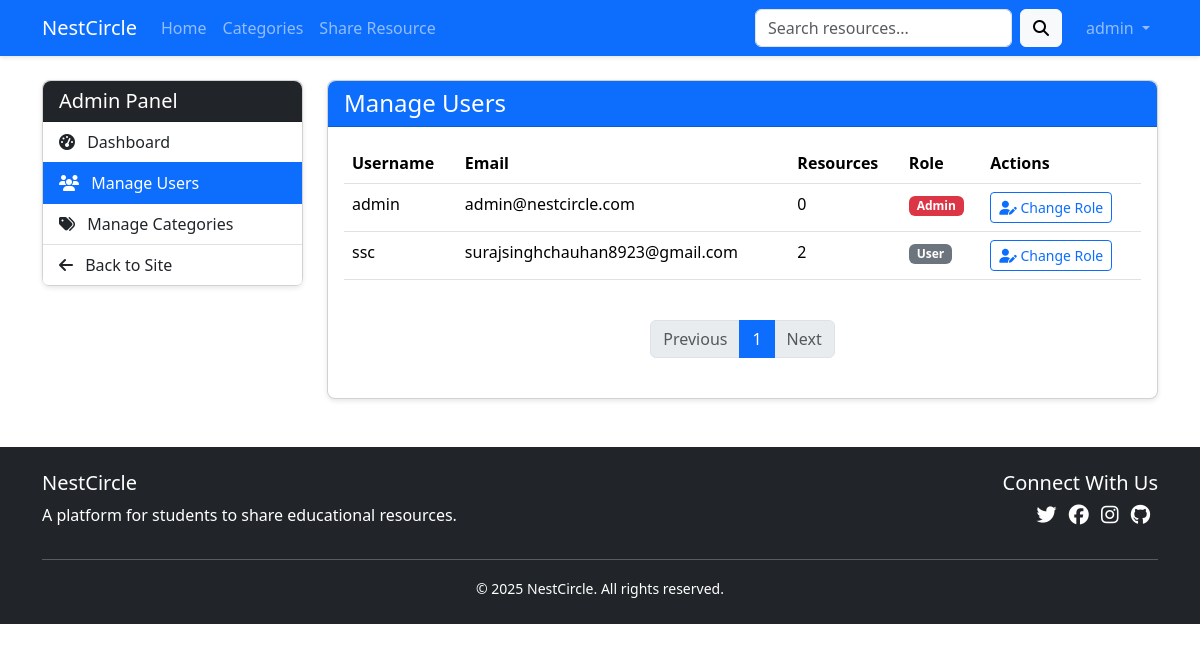
The app's page /admin/users (signed in) with its own data.
### app.py (models this page shows, shortened)
class User(db.Model, UserMixin):
    id = db.Column(db.Integer, primary_key=True)
    username = db.Column(db.String(20), unique=True, nullable=False)
    email = db.Column(db.String(120), unique=True, nullable=False)
    password = db.Column(db.String(60), nullable=False)
    role = db.Column(db.String(20), nullable=False, default='user')  # 'user', 'moderator', 'admin'
    email_verified = db.Column(db.Boolean, default=False)
    notification_preferences = db.Column(db.Text, default='{"new_resources": true, "comments_on_resources": true, "ratings_on_resources": false}')
    resources = db.relationship('Resource', backref='author', lazy=True)
    ratings = db.relationship('Rating', backref='user', lazy=True)
    comments = db.relationship('Comment', backref='author', lazy=True)
    bookmarks = db.relationship('Bookmark', backref='user', lazy=True)
    def has_role(self, role):
        if role == 'user':
            return True
        elif role == 'moderator':
            return self.role in ['moderator', 'admin']
        elif role == 'admin':
            return self.role == 'admin'
        return False

### app.py (the view)
@app.route('/admin/users')
@login_required
@role_required('admin')
def manage_users():
    page = request.args.get('page', 1, type=int)
    per_page = 15
    users = User.query.order_by(User.username).paginate(page=page, per_page=per_page)
    return render_template('admin/users.html', users=users)

### app.py (called while the page is built)
@login_manager.user_loader
def load_user(user_id):
    return User.query.get(int(user_id))

def role_required(role):
    def decorator(f):
        @wraps(f)
        def decorated_function(*args, **kwargs):
            if not current_user.is_authenticated or not current_user.has_role(role):
                flash('You do not have permission to access this page.', 'danger')
                return redirect(url_for('home'))
            return f(*args, **kwargs)
        return decorated_function
    return decorator

@app.context_processor
def inject_now():
    return {'now': datetime.utcnow()}

@app.context_processor
def inject_user_roles():
    return {'is_admin': current_user.is_authenticated and current_user.has_role('admin'),
            'is_moderator': current_user.is_authenticated and current_user.has_role('moderator')}

### templates/admin/users.html (shortened to what this page needs)
{% extends "admin/base.html" %}
{% block admin_content %}
<div class="card">
    <div class="card-header bg-primary text-white">
        <h4 class="mb-0">Manage Users</h4>
    </div>
    <div class="card-body">
        <div class="table-responsive">
            <table class="table table-hover">
                <thead>
                    <tr>
                        <th>Username</th>
                        <th>Email</th>
                        <th>Resources</th>
                        <th>Role</th>
                        <th>Actions</th>
                    </tr>
                </thead>
                <tbody>
                    {% for user in users.items %}
                        <tr>
                            <td>{{ user.username }}</td>
                            <td>{{ user.email }}</td>
                            <td>{{ user.resources|length }}</td>
                            <td>
                                {% if user.role == 'admin' %}
                                    <span class="badge bg-danger">Admin</span>
                                {% elif user.role == 'moderator' %}
                                    <span class="badge bg-warning">Moderator</span>
                                {% else %}
                                    <span class="badge bg-secondary">User</span>
                                {% endif %}
                            </td>
                            <td>
                                <button class="btn btn-sm btn-outline-primary" data-bs-toggle="modal" data-bs-target="#roleModal-{{ user.id }}">
                                    <i class="fas fa-user-edit"></i> Change Role
                                </button>
                            </td>
                        </tr>
                    {% endfor %}
                </tbody>
            </table>
        </div>
        <nav aria-label="User pagination" class="my-4">
            <ul class="pagination justify-content-center">
                <li class="page-item {% if not users.has_prev %}disabled{% endif %}">
                    <a class="page-link" href="{{ url_for('manage_users', page=users.prev_num) if users.has_prev else '#' }}">
                        Previous
                    </a>
                </li>
                {% for page_num in users.iter_pages(left_edge=1, right_edge=1, left_current=1, right_current=2) %}
                    {% if page_num %}
                        <li class="page-item {% if page_num == users.page %}active{% endif %}">
                            <a class="page-link" href="{{ url_for('manage_users', page=page_num) }}">
                                {{ page_num }}
                            </a>
                        </li>
                    {% else %}
                        <li class="page-item disabled">
                            <span class="page-link">...</span>
                        </li>
                    {% endif %}
                {% endfor %}
                <li class="page-item {% if not users.has_next %}disabled{% endif %}">
                    <a class="page-link" href="{{ url_for('manage_users', page=users.next_num) if users.has_next else '#' }}">
                        Next
                    </a>
                </li>
            </ul>
        </nav>
    </div>
</div>
{% endblock %}

### templates/base.html (shortened to what this page needs)
<!DOCTYPE html>
<html lang="en">
<head>
    <link href="https://cdn.jsdelivr.net/npm/bootstrap@5.3.2/dist/css/bootstrap.min.css" rel="stylesheet">
    <link rel="stylesheet" href="https://cdnjs.cloudflare.com/ajax/libs/font-awesome/6.4.2/css/all.min.css">
    <link rel="stylesheet" href="{{ url_for('static', filename='css/style.css') }}">
</head>
<body>
    <nav class="navbar navbar-expand-lg navbar-dark bg-primary">
        <div class="container">
            <a class="navbar-brand" href="{{ url_for('home') }}">NestCircle</a>
            <div class="collapse navbar-collapse" id="navbarNav">
                <ul class="navbar-nav me-auto">
                    <li class="nav-item">
                        <a class="nav-link" href="{{ url_for('home') }}">Home</a>
                    </li>
                    <li class="nav-item">
                        <a class="nav-link" href="{{ url_for('categories') }}">Categories</a>
                    </li>
                    {% if current_user.is_authenticated %}
                    <li class="nav-item">
                        <a class="nav-link" href="{{ url_for('new_resource') }}">Share Resource</a>
                    </li>
                    {% endif %}
                </ul>
                <form class="d-flex me-3" action="{{ url_for('search') }}" method="GET">
                    <input class="form-control me-2" type="search" name="query" placeholder="Search resources...">
                    <button class="btn btn-light" type="submit"><i class="fas fa-search"></i></button>
                </form>
                <ul class="navbar-nav">
                    {% if current_user.is_authenticated %}
                    <li class="nav-item dropdown">
                        <a class="nav-link dropdown-toggle" href="#" id="navbarDropdown" role="button" data-bs-toggle="dropdown">
                            {{ current_user.username }}
                        </a>
                    </li>
                    {% endif %}
                </ul>
            </div>
        </div>
    </nav>
    <main class="container mt-4">
        {% block content %}{% endblock %}
    </main>
    <footer class="bg-dark text-white py-4 mt-5">
        <div class="container">
            <div class="row">
                <div class="col-md-6">
                    <h5>NestCircle</h5>
                    <p>A platform for students to share educational resources.</p>
                </div>
                <div class="col-md-6 text-md-end">
                    <h5>Connect With Us</h5>
                    <div class="social-links">
                        <a href="#" class="text-white me-2"><i class="fab fa-twitter fa-lg"></i></a>
                        <a href="#" class="text-white me-2"><i class="fab fa-facebook fa-lg"></i></a>
                        <a href="#" class="text-white me-2"><i class="fab fa-instagram fa-lg"></i></a>
                        <a href="#" class="text-white"><i class="fab fa-github fa-lg"></i></a>
                    </div>
                </div>
            </div>
            <hr>
            <div class="text-center">
                <small>&copy; 2025 NestCircle. All rights reserved.</small>
            </div>
        </div>
    </footer>
</body>
</html>

### static/css/style.css (style rules this page uses)
body { font-family: 'Segoe UI', Tahoma, Geneva, Verdana, sans-serif; }
.navbar { box-shadow: 0 2px 4px rgba(0, 0, 0, 0.1); }
.card { border-radius: 0.5rem; box-shadow: 0 2px 5px rgba(0, 0, 0, 0.1); transition: transform 0.3s ease, box-shadow 0.3s ease; }
.card-header { border-top-left-radius: 0.5rem !important; border-top-right-radius: 0.5rem !important; }
footer { margin-top: 2rem; }
.btn { transition: all 0.3s ease; }
.social-links a { margin-right: 0.5rem; transition: transform 0.3s; }

### records on screen
User: username "admin", email "admin@nestcircle.com", resources|length "0", role "Admin"
User: username "ssc", email "surajsinghchauhan8923@gmail.com", resources|length "2", role "User"

### other values on screen
{{ page_num }} "1"
